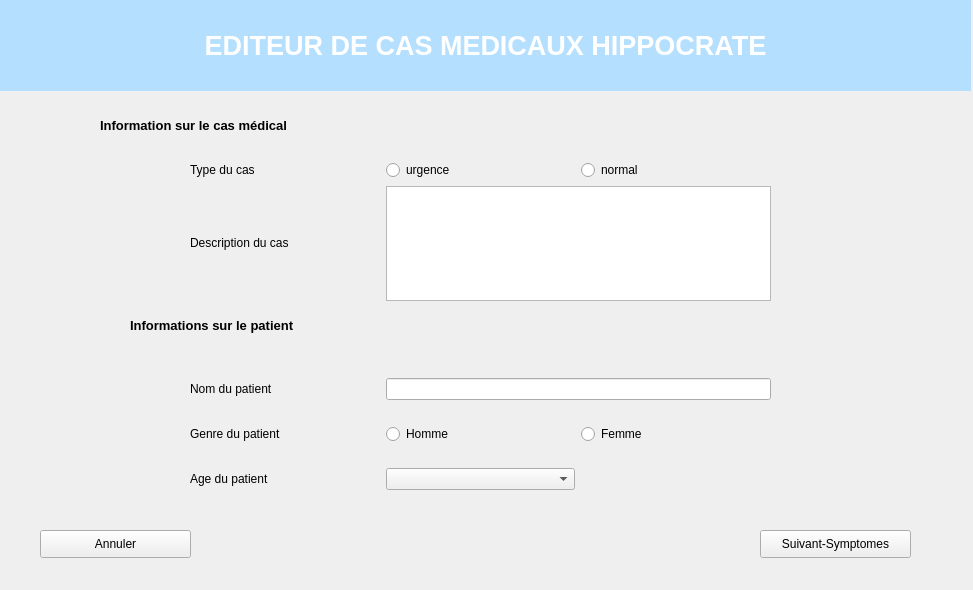
<?xml version="1.0" encoding="UTF-8"?>
<ui version="4.0">
 <class>Form</class>
 <widget class="QWidget" name="Form">
  <property name="geometry">
   <rect>
    <x>0</x>
    <y>0</y>
    <width>973</width>
    <height>590</height>
   </rect>
  </property>
  <property name="windowTitle">
   <string>Form</string>
  </property>
  <property name="styleSheet">
   <string notr="true"/>
  </property>
  <widget class="QLabel" name="label">
   <property name="geometry">
    <rect>
     <x>100</x>
     <y>110</y>
     <width>291</width>
     <height>31</height>
    </rect>
   </property>
   <property name="text">
    <string>&lt;html&gt;&lt;head/&gt;&lt;body&gt;&lt;p&gt;&lt;span style=&quot; font-size:10pt; font-weight:600;&quot;&gt;Information sur le cas médical&lt;/span&gt;&lt;/p&gt;&lt;/body&gt;&lt;/html&gt;</string>
   </property>
  </widget>
  <widget class="QLabel" name="label_4">
   <property name="geometry">
    <rect>
     <x>130</x>
     <y>310</y>
     <width>291</width>
     <height>31</height>
    </rect>
   </property>
   <property name="text">
    <string>&lt;html&gt;&lt;head/&gt;&lt;body&gt;&lt;p&gt;&lt;span style=&quot; font-size:10pt; font-weight:600;&quot;&gt;Informations sur le patient&lt;/span&gt;&lt;/p&gt;&lt;/body&gt;&lt;/html&gt;</string>
   </property>
  </widget>
  <widget class="QPushButton" name="pushButton">
   <property name="geometry">
    <rect>
     <x>40</x>
     <y>530</y>
     <width>151</width>
     <height>28</height>
    </rect>
   </property>
   <property name="text">
    <string>Annuler</string>
   </property>
  </widget>
  <widget class="QPushButton" name="pushButton_2">
   <property name="geometry">
    <rect>
     <x>760</x>
     <y>530</y>
     <width>151</width>
     <height>28</height>
    </rect>
   </property>
   <property name="text">
    <string>Suivant-Symptomes</string>
   </property>
  </widget>
  <widget class="QLabel" name="label_8">
   <property name="geometry">
    <rect>
     <x>0</x>
     <y>0</y>
     <width>971</width>
     <height>91</height>
    </rect>
   </property>
   <property name="styleSheet">
    <string notr="true">background-color :rgb(180, 223, 255)</string>
   </property>
   <property name="text">
    <string>&lt;html&gt;&lt;head/&gt;&lt;body&gt;&lt;p align=&quot;center&quot;&gt;&lt;span style=&quot; font-size:20pt; font-weight:600; color:#ffffff;&quot;&gt;EDITEUR DE CAS MEDICAUX HIPPOCRATE&lt;/span&gt;&lt;/p&gt;&lt;/body&gt;&lt;/html&gt;</string>
   </property>
  </widget>
  <widget class="QWidget" name="layoutWidget">
   <property name="geometry">
    <rect>
     <x>190</x>
     <y>160</y>
     <width>581</width>
     <height>141</height>
    </rect>
   </property>
   <layout class="QGridLayout" name="gridLayout">
    <item row="0" column="0">
     <widget class="QLabel" name="label_2">
      <property name="styleSheet">
       <string notr="true">font: 8pt &quot;Poppins&quot;;</string>
      </property>
      <property name="text">
       <string>&lt;html&gt;&lt;head/&gt;&lt;body&gt;&lt;p&gt;&lt;span style=&quot; font-size:9pt;&quot;&gt;Type du cas&lt;/span&gt;&lt;/p&gt;&lt;/body&gt;&lt;/html&gt;</string>
      </property>
     </widget>
    </item>
    <item row="0" column="1">
     <widget class="QRadioButton" name="radioButton">
      <property name="text">
       <string>urgence</string>
      </property>
     </widget>
    </item>
    <item row="0" column="2">
     <widget class="QRadioButton" name="radioButton_2">
      <property name="text">
       <string>normal</string>
      </property>
     </widget>
    </item>
    <item row="1" column="0">
     <widget class="QLabel" name="label_3">
      <property name="styleSheet">
       <string notr="true">font: 8pt &quot;Poppins&quot;;</string>
      </property>
      <property name="text">
       <string>&lt;html&gt;&lt;head/&gt;&lt;body&gt;&lt;p&gt;&lt;span style=&quot; font-size:9pt;&quot;&gt;Description du cas&lt;/span&gt;&lt;/p&gt;&lt;/body&gt;&lt;/html&gt;</string>
      </property>
     </widget>
    </item>
    <item row="1" column="1" colspan="2">
     <widget class="QTextEdit" name="textEdit"/>
    </item>
   </layout>
  </widget>
  <widget class="QWidget" name="layoutWidget">
   <property name="geometry">
    <rect>
     <x>190</x>
     <y>360</y>
     <width>581</width>
     <height>151</height>
    </rect>
   </property>
   <layout class="QGridLayout" name="gridLayout_2">
    <item row="0" column="0">
     <widget class="QLabel" name="label_5">
      <property name="styleSheet">
       <string notr="true">font: 8pt &quot;Poppins&quot;;</string>
      </property>
      <property name="text">
       <string>&lt;html&gt;&lt;head/&gt;&lt;body&gt;&lt;p&gt;&lt;span style=&quot; font-size:9pt;&quot;&gt;Nom du patient&lt;/span&gt;&lt;/p&gt;&lt;/body&gt;&lt;/html&gt;</string>
      </property>
     </widget>
    </item>
    <item row="0" column="1" colspan="2">
     <widget class="QLineEdit" name="lineEdit"/>
    </item>
    <item row="1" column="0">
     <widget class="QLabel" name="label_6">
      <property name="styleSheet">
       <string notr="true">font: 8pt &quot;Poppins&quot;;</string>
      </property>
      <property name="text">
       <string>&lt;html&gt;&lt;head/&gt;&lt;body&gt;&lt;p&gt;&lt;span style=&quot; font-size:9pt;&quot;&gt;Genre du patient&lt;/span&gt;&lt;/p&gt;&lt;/body&gt;&lt;/html&gt;</string>
      </property>
     </widget>
    </item>
    <item row="1" column="1">
     <widget class="QRadioButton" name="radioButton_3">
      <property name="text">
       <string>Homme</string>
      </property>
     </widget>
    </item>
    <item row="1" column="2">
     <widget class="QRadioButton" name="radioButton_4">
      <property name="text">
       <string>Femme</string>
      </property>
     </widget>
    </item>
    <item row="2" column="0">
     <widget class="QLabel" name="label_7">
      <property name="styleSheet">
       <string notr="true">font: 8pt &quot;Poppins&quot;;</string>
      </property>
      <property name="text">
       <string>&lt;html&gt;&lt;head/&gt;&lt;body&gt;&lt;p&gt;&lt;span style=&quot; font-size:9pt;&quot;&gt;Age du patient&lt;/span&gt;&lt;/p&gt;&lt;/body&gt;&lt;/html&gt;</string>
      </property>
     </widget>
    </item>
    <item row="2" column="1">
     <widget class="QComboBox" name="comboBox"/>
    </item>
   </layout>
  </widget>
 </widget>
 <resources>
  <include location="source.qrc"/>
 </resources>
 <connections/>
</ui>
